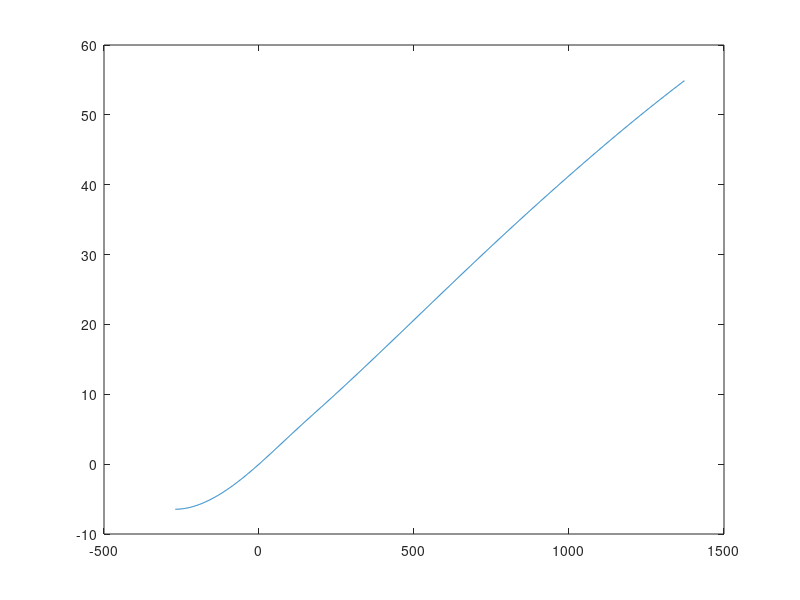

Source code (MATLAB):
function rawdatatotable_k

close all;
clear all;
clc;

oldfolder = cd('/Users/averygreen/Documents/MATLAB/Projects/Heat Control');
Data = load('TableData_K.mat');


AllTemps = [linspace(-270,1372,1643)',zeros(1643,1)];

for i = 1:size(Data.Section1,1)
    for j = 1:10
        AllTemps(10*(i-1)+j,2) = Data.Section1(i,j+1);
    end
end

for i = 1:size(Data.Section2,1)
    for j = 1:10
        AllTemps(10*(i-1)+j+270,2) = Data.Section2(i,j+1);
    end
end

for i = 1:size(Data.Section3,1)
    for j = 1:10
        AllTemps(10*(i-1)+j+520,2) = Data.Section3(i,j+1);
    end
end

for i = 1:size(Data.Section4,1)
    for j = 1:10
        AllTemps(10*(i-1)+j+1070,2) = Data.Section4(i,j+1);
    end
end

for i = 1:size(Data.Section5,1)-1
    for j = 1:10
        AllTemps(10*(i-1)+j+1370,2) = Data.Section5(i,j+1);
    end
end

AllTemps(end-2:end,end) = Data.Section5(end,2:4)';

figure;
plot(AllTemps(:,1),AllTemps(:,2));

csvwrite('ReferenceTable_K.csv',AllTemps)
cd(oldfolder);

test = 1;